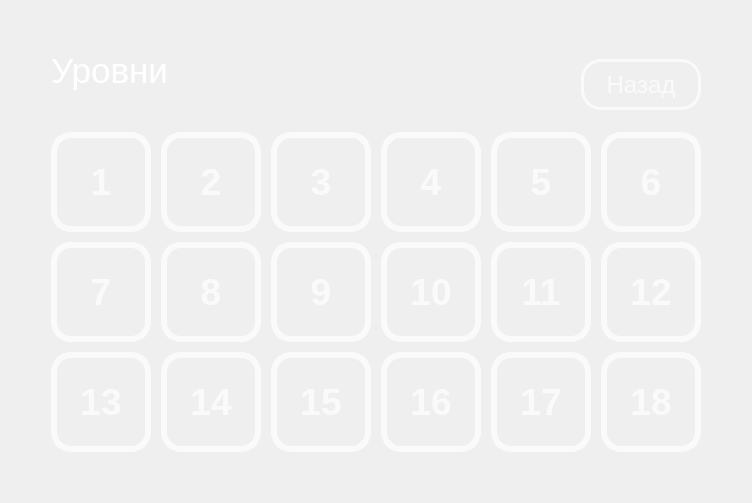
      <widget class="QWidget" name="page_levels">
       <layout class="QGridLayout" name="gridLayout_4">
        <item row="8" column="1">
         <spacer name="verticalSpacer_2">
          <property name="orientation">
           <enum>Qt::Vertical</enum>
          </property>
          <property name="sizeHint" stdset="0">
           <size>
            <width>20</width>
            <height>40</height>
           </size>
          </property>
         </spacer>
        </item>
        <item row="7" column="1">
         <layout class="QGridLayout" name="gridLayout_3">
          <property name="spacing">
           <number>10</number>
          </property>
          <item row="1" column="3">
           <widget class="QPushButton" name="button_level_10">
            <property name="sizePolicy">
             <sizepolicy hsizetype="Minimum" vsizetype="Minimum">
              <horstretch>0</horstretch>
              <verstretch>0</verstretch>
             </sizepolicy>
            </property>
            <property name="minimumSize">
             <size>
              <width>100</width>
              <height>100</height>
             </size>
            </property>
            <property name="font">
             <font>
              <pointsize>28</pointsize>
              <bold>true</bold>
             </font>
            </property>
            <property name="styleSheet">
             <string notr="true">QPushButton {
border-radius: 20;
color: rgb(250, 250, 250);
border: 6 solid rgb(250, 250, 250);
}
QPushButton:pressed{
color: rgb(230, 230, 230);
border: 6 solid rgb(230, 230, 230);
}</string>
            </property>
            <property name="text">
             <string>10</string>
            </property>
           </widget>
          </item>
          <item row="0" column="2">
           <widget class="QPushButton" name="button_level_3">
            <property name="sizePolicy">
             <sizepolicy hsizetype="Minimum" vsizetype="Minimum">
              <horstretch>0</horstretch>
              <verstretch>0</verstretch>
             </sizepolicy>
            </property>
            <property name="minimumSize">
             <size>
              <width>100</width>
              <height>100</height>
             </size>
            </property>
            <property name="font">
             <font>
              <pointsize>28</pointsize>
              <bold>true</bold>
             </font>
            </property>
            <property name="styleSheet">
             <string notr="true">QPushButton {
border-radius: 20;
color: rgb(250, 250, 250);
border: 6 solid rgb(250, 250, 250);
}
QPushButton:pressed{
color: rgb(230, 230, 230);
border: 6 solid rgb(230, 230, 230);
}</string>
            </property>
            <property name="text">
             <string>3</string>
            </property>
           </widget>
          </item>
          <item row="0" column="5">
           <widget class="QPushButton" name="button_level_6">
            <property name="sizePolicy">
             <sizepolicy hsizetype="Minimum" vsizetype="Minimum">
              <horstretch>0</horstretch>
              <verstretch>0</verstretch>
             </sizepolicy>
            </property>
            <property name="minimumSize">
             <size>
              <width>100</width>
              <height>100</height>
             </size>
            </property>
            <property name="font">
             <font>
              <pointsize>28</pointsize>
              <bold>true</bold>
             </font>
            </property>
            <property name="styleSheet">
             <string notr="true">QPushButton {
border-radius: 20;
color: rgb(250, 250, 250);
border: 6 solid rgb(250, 250, 250);
}
QPushButton:pressed{
color: rgb(230, 230, 230);
border: 6 solid rgb(230, 230, 230);
}</string>
            </property>
            <property name="text">
             <string>6</string>
            </property>
           </widget>
          </item>
          <item row="0" column="4">
           <widget class="QPushButton" name="button_level_5">
            <property name="sizePolicy">
             <sizepolicy hsizetype="Minimum" vsizetype="Minimum">
              <horstretch>0</horstretch>
              <verstretch>0</verstretch>
             </sizepolicy>
            </property>
            <property name="minimumSize">
             <size>
              <width>100</width>
              <height>100</height>
             </size>
            </property>
            <property name="font">
             <font>
              <pointsize>28</pointsize>
              <bold>true</bold>
             </font>
            </property>
            <property name="styleSheet">
             <string notr="true">QPushButton {
border-radius: 20;
color: rgb(250, 250, 250);
border: 6 solid rgb(250, 250, 250);
}
QPushButton:pressed{
color: rgb(230, 230, 230);
border: 6 solid rgb(230, 230, 230);
}</string>
            </property>
            <property name="text">
             <string>5</string>
            </property>
           </widget>
          </item>
          <item row="2" column="2">
           <widget class="QPushButton" name="button_level_15">
            <property name="sizePolicy">
             <sizepolicy hsizetype="Minimum" vsizetype="Minimum">
              <horstretch>0</horstretch>
              <verstretch>0</verstretch>
             </sizepolicy>
            </property>
            <property name="minimumSize">
             <size>
              <width>100</width>
              <height>100</height>
             </size>
            </property>
            <property name="font">
             <font>
              <pointsize>28</pointsize>
              <bold>true</bold>
             </font>
            </property>
            <property name="styleSheet">
             <string notr="true">QPushButton {
border-radius: 20;
color: rgb(250, 250, 250);
border: 6 solid rgb(250, 250, 250);
}
QPushButton:pressed{
color: rgb(230, 230, 230);
border: 6 solid rgb(230, 230, 230);
}</string>
            </property>
            <property name="text">
             <string>15</string>
            </property>
           </widget>
          </item>
          <item row="1" column="5">
           <widget class="QPushButton" name="button_level_12">
            <property name="sizePolicy">
             <sizepolicy hsizetype="Minimum" vsizetype="Minimum">
              <horstretch>0</horstretch>
              <verstretch>0</verstretch>
             </sizepolicy>
            </property>
            <property name="minimumSize">
             <size>
              <width>100</width>
              <height>100</height>
             </size>
            </property>
            <property name="font">
             <font>
              <pointsize>28</pointsize>
              <bold>true</bold>
             </font>
            </property>
            <property name="styleSheet">
             <string notr="true">QPushButton {
border-radius: 20;
color: rgb(250, 250, 250);
border: 6 solid rgb(250, 250, 250);
}
QPushButton:pressed{
color: rgb(230, 230, 230);
border: 6 solid rgb(230, 230, 230);
}</string>
            </property>
            <property name="text">
             <string>12</string>
            </property>
           </widget>
          </item>
          <item row="2" column="0">
           <widget class="QPushButton" name="button_level_13">
            <property name="sizePolicy">
             <sizepolicy hsizetype="Minimum" vsizetype="Minimum">
              <horstretch>0</horstretch>
              <verstretch>0</verstretch>
             </sizepolicy>
            </property>
            <property name="minimumSize">
             <size>
              <width>100</width>
              <height>100</height>
             </size>
            </property>
            <property name="font">
             <font>
              <pointsize>28</pointsize>
              <bold>true</bold>
             </font>
            </property>
            <property name="styleSheet">
             <string notr="true">QPushButton {
border-radius: 20;
color: rgb(250, 250, 250);
border: 6 solid rgb(250, 250, 250);
}
QPushButton:pressed{
color: rgb(230, 230, 230);
border: 6 solid rgb(230, 230, 230);
}</string>
            </property>
            <property name="text">
             <string>13</string>
            </property>
           </widget>
          </item>
          <item row="1" column="2">
           <widget class="QPushButton" name="button_level_9">
            <property name="sizePolicy">
             <sizepolicy hsizetype="Minimum" vsizetype="Minimum">
              <horstretch>0</horstretch>
              <verstretch>0</verstretch>
             </sizepolicy>
            </property>
            <property name="minimumSize">
             <size>
              <width>100</width>
              <height>100</height>
             </size>
            </property>
            <property name="font">
             <font>
              <pointsize>28</pointsize>
              <bold>true</bold>
             </font>
            </property>
            <property name="styleSheet">
             <string notr="true">QPushButton {
border-radius: 20;
color: rgb(250, 250, 250);
border: 6 solid rgb(250, 250, 250);
}
QPushButton:pressed{
color: rgb(230, 230, 230);
border: 6 solid rgb(230, 230, 230);
}</string>
            </property>
            <property name="text">
             <string>9</string>
            </property>
           </widget>
          </item>
          <item row="1" column="1">
           <widget class="QPushButton" name="button_level_8">
            <property name="sizePolicy">
             <sizepolicy hsizetype="Minimum" vsizetype="Minimum">
              <horstretch>0</horstretch>
              <verstretch>0</verstretch>
             </sizepolicy>
            </property>
            <property name="minimumSize">
             <size>
              <width>100</width>
              <height>100</height>
             </size>
            </property>
            <property name="font">
             <font>
              <pointsize>28</pointsize>
              <bold>true</bold>
             </font>
            </property>
            <property name="styleSheet">
             <string notr="true">QPushButton {
border-radius: 20;
color: rgb(250, 250, 250);
border: 6 solid rgb(250, 250, 250);
}
QPushButton:pressed{
color: rgb(230, 230, 230);
border: 6 solid rgb(230, 230, 230);
}</string>
            </property>
            <property name="text">
             <string>8</string>
            </property>
           </widget>
          </item>
          <item row="1" column="4">
           <widget class="QPushButton" name="button_level_11">
            <property name="sizePolicy">
             <sizepolicy hsizetype="Minimum" vsizetype="Minimum">
              <horstretch>0</horstretch>
              <verstretch>0</verstretch>
             </sizepolicy>
            </property>
            <property name="minimumSize">
             <size>
              <width>100</width>
              <height>100</height>
             </size>
            </property>
            <property name="font">
             <font>
              <pointsize>28</pointsize>
              <bold>true</bold>
             </font>
            </property>
            <property name="styleSheet">
             <string notr="true">QPushButton {
border-radius: 20;
color: rgb(250, 250, 250);
border: 6 solid rgb(250, 250, 250);
}
QPushButton:pressed{
color: rgb(230, 230, 230);
border: 6 solid rgb(230, 230, 230);
}</string>
            </property>
            <property name="text">
             <string>11</string>
            </property>
           </widget>
          </item>
          <item row="2" column="3">
           <widget class="QPushButton" name="button_level_16">
            <property name="sizePolicy">
             <sizepolicy hsizetype="Minimum" vsizetype="Minimum">
              <horstretch>0</horstretch>
              <verstretch>0</verstretch>
             </sizepolicy>
            </property>
            <property name="minimumSize">
             <size>
              <width>100</width>
              <height>100</height>
             </size>
            </property>
            <property name="font">
             <font>
              <pointsize>28</pointsize>
              <bold>true</bold>
             </font>
            </property>
            <property name="styleSheet">
             <string notr="true">QPushButton {
border-radius: 20;
color: rgb(250, 250, 250);
border: 6 solid rgb(250, 250, 250);
}
QPushButton:pressed{
color: rgb(230, 230, 230);
border: 6 solid rgb(230, 230, 230);
}</string>
            </property>
            <property name="text">
             <string>16</string>
            </property>
           </widget>
          </item>
          <item row="0" column="3">
           <widget class="QPushButton" name="button_level_4">
            <property name="sizePolicy">
             <sizepolicy hsizetype="Minimum" vsizetype="Minimum">
              <horstretch>0</horstretch>
              <verstretch>0</verstretch>
             </sizepolicy>
            </property>
            <property name="minimumSize">
             <size>
              <width>100</width>
              <height>100</height>
             </size>
            </property>
            <property name="font">
             <font>
              <pointsize>28</pointsize>
              <bold>true</bold>
             </font>
            </property>
            <property name="styleSheet">
             <string notr="true">QPushButton {
border-radius: 20;
color: rgb(250, 250, 250);
border: 6 solid rgb(250, 250, 250);
}
QPushButton:pressed{
color: rgb(230, 230, 230);
border: 6 solid rgb(230, 230, 230);
}</string>
            </property>
            <property name="text">
             <string>4</string>
            </property>
           </widget>
          </item>
          <item row="2" column="4">
           <widget class="QPushButton" name="button_level_17">
            <property name="sizePolicy">
             <sizepolicy hsizetype="Minimum" vsizetype="Minimum">
              <horstretch>0</horstretch>
              <verstretch>0</verstretch>
             </sizepolicy>
            </property>
            <property name="minimumSize">
             <size>
              <width>100</width>
              <height>100</height>
             </size>
            </property>
            <property name="font">
             <font>
              <pointsize>28</pointsize>
              <bold>true</bold>
             </font>
            </property>
            <property name="styleSheet">
             <string notr="true">QPushButton {
border-radius: 20;
color: rgb(250, 250, 250);
border: 6 solid rgb(250, 250, 250);
}
QPushButton:pressed{
color: rgb(230, 230, 230);
border: 6 solid rgb(230, 230, 230);
}</string>
            </property>
            <property name="text">
             <string>17</string>
            </property>
           </widget>
          </item>
          <item row="0" column="0">
           <widget class="QPushButton" name="button_level_1">
            <property name="sizePolicy">
             <sizepolicy hsizetype="Minimum" vsizetype="Minimum">
              <horstretch>0</horstretch>
              <verstretch>0</verstretch>
             </sizepolicy>
            </property>
            <property name="minimumSize">
             <size>
              <width>100</width>
              <height>100</height>
             </size>
            </property>
            <property name="font">
             <font>
              <pointsize>28</pointsize>
              <bold>true</bold>
             </font>
            </property>
            <property name="styleSheet">
             <string notr="true">QPushButton {
border-radius: 20;
color: rgb(250, 250, 250);
border: 6 solid rgb(250, 250, 250);
}
QPushButton:pressed{
color: rgb(230, 230, 230);
border: 6 solid rgb(230, 230, 230);
}</string>
            </property>
            <property name="text">
             <string>1</string>
            </property>
           </widget>
          </item>
          <item row="2" column="5">
           <widget class="QPushButton" name="button_level_18">
            <property name="sizePolicy">
             <sizepolicy hsizetype="Minimum" vsizetype="Minimum">
              <horstretch>0</horstretch>
              <verstretch>0</verstretch>
             </sizepolicy>
            </property>
            <property name="minimumSize">
             <size>
              <width>100</width>
              <height>100</height>
             </size>
            </property>
            <property name="font">
             <font>
              <pointsize>28</pointsize>
              <bold>true</bold>
             </font>
            </property>
            <property name="styleSheet">
             <string notr="true">QPushButton {
border-radius: 20;
color: rgb(250, 250, 250);
border: 6 solid rgb(250, 250, 250);
}
QPushButton:pressed{
color: rgb(230, 230, 230);
border: 6 solid rgb(230, 230, 230);
}</string>
            </property>
            <property name="text">
             <string>18</string>
            </property>
           </widget>
          </item>
          <item row="1" column="0">
           <widget class="QPushButton" name="button_level_7">
            <property name="sizePolicy">
             <sizepolicy hsizetype="Minimum" vsizetype="Minimum">
              <horstretch>0</horstretch>
              <verstretch>0</verstretch>
             </sizepolicy>
            </property>
            <property name="minimumSize">
             <size>
              <width>100</width>
              <height>100</height>
             </size>
            </property>
            <property name="font">
             <font>
              <pointsize>28</pointsize>
              <bold>true</bold>
             </font>
            </property>
            <property name="styleSheet">
             <string notr="true">QPushButton {
border-radius: 20;
color: rgb(250, 250, 250);
border: 6 solid rgb(250, 250, 250);
}
QPushButton:pressed{
color: rgb(230, 230, 230);
border: 6 solid rgb(230, 230, 230);
}</string>
            </property>
            <property name="text">
             <string>7</string>
            </property>
           </widget>
          </item>
          <item row="2" column="1">
           <widget class="QPushButton" name="button_level_14">
            <property name="sizePolicy">
             <sizepolicy hsizetype="Minimum" vsizetype="Minimum">
              <horstretch>0</horstretch>
              <verstretch>0</verstretch>
             </sizepolicy>
            </property>
            <property name="minimumSize">
             <size>
              <width>100</width>
              <height>100</height>
             </size>
            </property>
            <property name="font">
             <font>
              <pointsize>28</pointsize>
              <bold>true</bold>
             </font>
            </property>
            <property name="styleSheet">
             <string notr="true">QPushButton {
border-radius: 20;
color: rgb(250, 250, 250);
border: 6 solid rgb(250, 250, 250);
}
QPushButton:pressed{
color: rgb(230, 230, 230);
border: 6 solid rgb(230, 230, 230);
}</string>
            </property>
            <property name="text">
             <string>14</string>
            </property>
           </widget>
          </item>
          <item row="0" column="1">
           <widget class="QPushButton" name="button_level_2">
            <property name="sizePolicy">
             <sizepolicy hsizetype="Minimum" vsizetype="Minimum">
              <horstretch>0</horstretch>
              <verstretch>0</verstretch>
             </sizepolicy>
            </property>
            <property name="minimumSize">
             <size>
              <width>100</width>
              <height>100</height>
             </size>
            </property>
            <property name="font">
             <font>
              <pointsize>28</pointsize>
              <bold>true</bold>
             </font>
            </property>
            <property name="styleSheet">
             <string notr="true">QPushButton {
border-radius: 20;
color: rgb(250, 250, 250);
border: 6 solid rgb(250, 250, 250);
}
QPushButton:pressed{
color: rgb(230, 230, 230);
border: 6 solid rgb(230, 230, 230);
}</string>
            </property>
            <property name="text">
             <string>2</string>
            </property>
           </widget>
          </item>
         </layout>
        </item>
        <item row="7" column="0">
         <spacer name="horizontalSpacer_2">
          <property name="orientation">
           <enum>Qt::Horizontal</enum>
          </property>
          <property name="sizeHint" stdset="0">
           <size>
            <width>40</width>
            <height>20</height>
           </size>
          </property>
         </spacer>
        </item>
        <item row="7" column="2">
         <spacer name="horizontalSpacer">
          <property name="orientation">
           <enum>Qt::Horizontal</enum>
          </property>
          <property name="sizeHint" stdset="0">
           <size>
            <width>40</width>
            <height>20</height>
           </size>
          </property>
         </spacer>
        </item>
        <item row="1" column="1">
         <spacer name="verticalSpacer">
          <property name="orientation">
           <enum>Qt::Vertical</enum>
          </property>
          <property name="sizeHint" stdset="0">
           <size>
            <width>20</width>
            <height>40</height>
           </size>
          </property>
         </spacer>
        </item>
        <item row="3" column="1">
         <layout class="QHBoxLayout" name="horizontalLayout_2"/>
        </item>
        <item row="2" column="1">
         <widget class="QWidget" name="widget_2" native="true">
          <property name="sizePolicy">
           <sizepolicy hsizetype="Preferred" vsizetype="Minimum">
            <horstretch>0</horstretch>
            <verstretch>0</verstretch>
           </sizepolicy>
          </property>
          <property name="minimumSize">
           <size>
            <width>0</width>
            <height>75</height>
           </size>
          </property>
          <widget class="QLabel" name="label">
           <property name="geometry">
            <rect>
             <x>0</x>
             <y>0</y>
             <width>322</width>
             <height>75</height>
            </rect>
           </property>
           <property name="sizePolicy">
            <sizepolicy hsizetype="Preferred" vsizetype="Minimum">
             <horstretch>0</horstretch>
             <verstretch>0</verstretch>
            </sizepolicy>
           </property>
           <property name="minimumSize">
            <size>
             <width>0</width>
             <height>75</height>
            </size>
           </property>
           <property name="font">
            <font>
             <family>Segoe UI</family>
             <pointsize>26</pointsize>
             <italic>false</italic>
             <bold>false</bold>
            </font>
           </property>
           <property name="styleSheet">
            <string notr="true">color:rgb(255, 255, 255);</string>
           </property>
           <property name="text">
            <string>Уровни</string>
           </property>
           <property name="alignment">
            <set>Qt::AlignLeading|Qt::AlignLeft|Qt::AlignTop</set>
           </property>
          </widget>
          <widget class="QPushButton" name="back_levels">
           <property name="geometry">
            <rect>
             <x>530</x>
             <y>8</y>
             <width>120</width>
             <height>51</height>
            </rect>
           </property>
           <property name="sizePolicy">
            <sizepolicy hsizetype="Minimum" vsizetype="Minimum">
             <horstretch>0</horstretch>
             <verstretch>0</verstretch>
            </sizepolicy>
           </property>
           <property name="minimumSize">
            <size>
             <width>120</width>
             <height>51</height>
            </size>
           </property>
           <property name="font">
            <font>
             <pointsize>18</pointsize>
            </font>
           </property>
           <property name="styleSheet">
            <string notr="true">QPushButton {
border-radius: 20;
color: rgb(250, 250, 250);
border: 3 solid rgb(250, 250, 250);
}
QPushButton:pressed{
color: rgb(230, 230, 230);
border: 3 solid rgb(230, 230, 230);
}</string>
           </property>
           <property name="text">
            <string>Назад</string>
           </property>
          </widget>
         </widget>
        </item>
       </layout>
      </widget>
